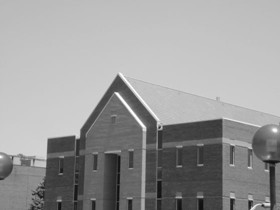
#> input picture home.jpg, 280 x 210 px
$ python firstderivative.py
#> lines starting #> are read from the running program, lines starting #| are printed output that depends on the picture
#> further down, image is the input picture: shape (210, 280); min 11, max 255, mean 154.6
import numpy as np
import cv2

def x_axis(image):
    s = []
    print(image.shape[0],image.shape[1])
#| 210 280
    result_image = np.zeros((image.shape[0], image.shape[1]), dtype = int)
    for i in range((image.shape[0])):
        for j in range(image.shape[1]-1):
            result_image[i,j] = int(image[i,j+1]) - int(image[i, j])
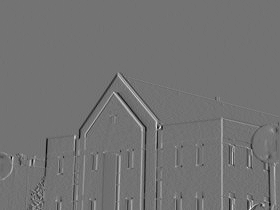
#> result_image: shape (210, 280) int64; min -106, max 129, mean -0.1; drawn with min black and max white
            #s.append(int(image[i,j+1]) - int(image[i, j]))
    return result_image


def y_axis(image):
    result_image = np.zeros((image.shape[0], image.shape[1]), dtype = int)
    for i in range((image.shape[0])-1):
        for j in range((image.shape[1])):
            result_image[i,j] = int(image[i+1,j]) - int(image[i, j])
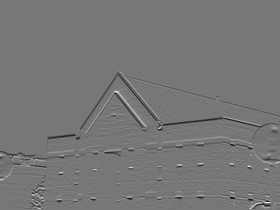
#> result_image: shape (210, 280) int64; min -110, max 125, mean -0.5; drawn with min black and max white
    return result_image

image = cv2.imread('home.jpg', cv2.IMREAD_GRAYSCALE)
# print(image.dtype)
gx = x_axis(image)
gy = y_axis(image)

result_image = abs(gx) + abs(gy)
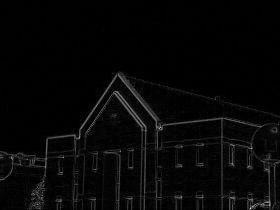
#> result_image: shape (210, 280) int64; min 0, max 233, mean 6.7


import matplotlib.pyplot as plt
plt.subplot(2, 3, 1)
plt.imshow(image, cmap='gray')
plt.title('Original Image')

plt.subplot(2, 3, 2)
plt.imshow(gx, cmap='gray')
plt.title('X-axis Derivative')

plt.subplot(2, 3, 3)
plt.imshow(gy, cmap='gray')
plt.title('Y-axis Derivative')

plt.subplot(2, 3, 4)
plt.imshow(result_image, cmap='gray')
plt.title('Result Image')
plt.show()
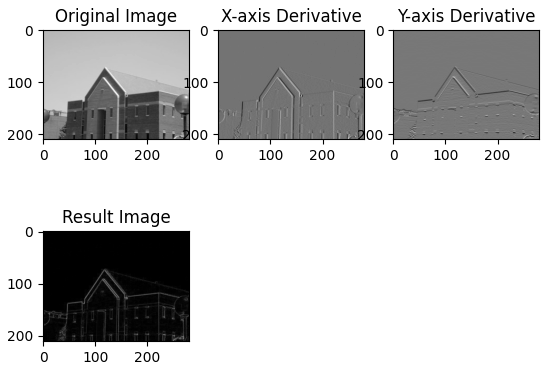
#> figure drawn by matplotlib, 4 panels
